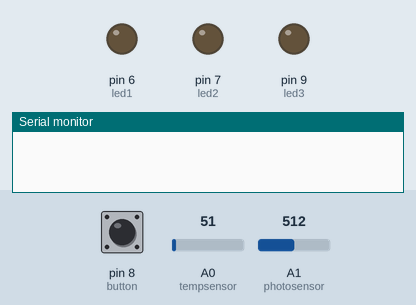
Simulated run of this sketch. Board: Arduino Uno, built with avr-gcc and run on an emulated ATmega328P. Parts: output pins drawn as LEDs (lit = HIGH), the last lines printed to the serial monitor. Dashed ring = blinking. The test bench sets the inputs (shaded band); at power-on: pin 8 (button) LOW, A1 (photosensor) = 512, A0 (tempsensor) = 51.

Above: at 1.2 s.
1.3 s: pin 8 (button) pulled HIGH for 0.15 s
At 3.6 s:
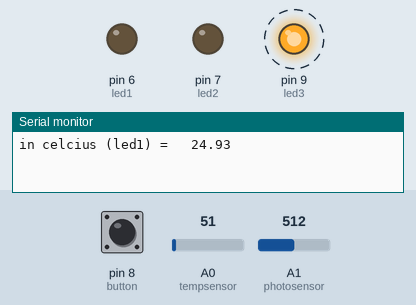
4.4 s: A1 (photosensor) set to 0
At 7.2 s:
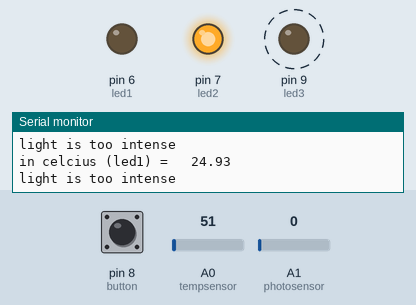
7.4 s: A0 (tempsensor) set to 30
9.3 s: A0 (tempsensor) set to 42
11.0 s: A0 (tempsensor) set to 51
At 12.6 s:
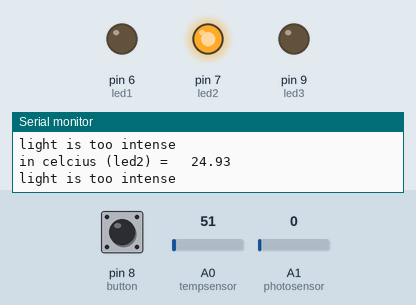
14.0 s: A0 (tempsensor) set to 61
At 17.6 s:
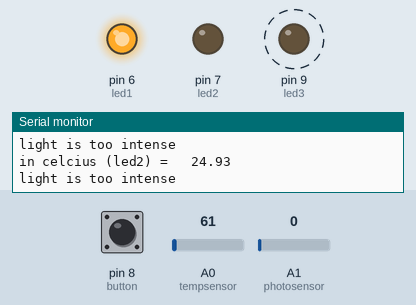
Timing chart, 0 to 18.0 s (numbered marks = the images above; inputs shaded):
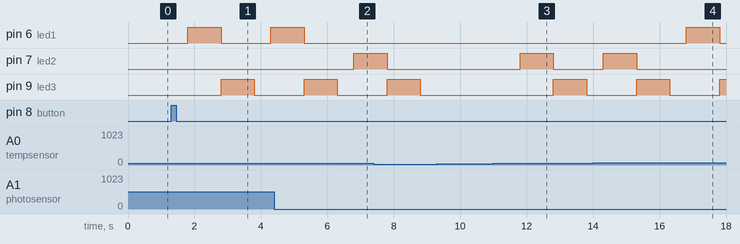

Measured:
- after the input at 1.3 s, pin 6 (led1): LOW → HIGH after 0.50 s, → LOW 1.0 s later, → HIGH 1.5 s later; pin 9 (led3): LOW → HIGH after 1.5 s, → LOW 1.0 s later
- after the input at 4.4 s, pin 6 (led1): goes on until 5.3 s, then stays LOW; pin 7 (led2): LOW → HIGH after 2.4 s
- after the input at 9.3 s, every drawn part: stays the same
- after the input at 11.0 s, pin 7 (led2): LOW → HIGH after 0.81 s, → LOW 1.0 s later; pin 9 (led3): LOW → HIGH after 1.8 s, → LOW 1.0 s later
- after the input at 14.0 s, pin 6 (led1): LOW → HIGH after 2.8 s, → LOW 1.0 s later; pin 7 (led2): goes on until 15.3 s, then stays LOW

The sketch:

w_4.2__continuously__Press_button_1_time__temp_sensor___phot.ino
```cpp
int led1 = 6;
int button = 8;
int buttonstatus = 0;     //initial state of button is not pushed
int led2 = 7;
int tempsensor = A0;
float tempc;              //for integer, celcius. Float is for floating-point numbers, a number that has a decimal point
float tempf;              //for integer, fahrenheit. Float is for floating-point numbers, a number that has a decimal point
float vout;               //(v output) Cannot use int because it stores the above values. The above values are float, so this has to be float too.

int a = 0;

int photosensor = A1;
int photovalue = 0;
int led3 = 9;


void setup() {
  Serial.begin(9600);
  pinMode(led1, OUTPUT);
  pinMode(button, INPUT);
  pinMode(led2, OUTPUT);
  pinMode(tempsensor, INPUT);
  pinMode(led3, OUTPUT);
  pinMode(photosensor, INPUT);
}


void loop() {
  buttonstatus = digitalRead(button);                           //read the button status
  if(buttonstatus == HIGH){                                     //If button is not pressed at all, surrounding temperature is not read and nothing will happen.

  do{                                                           //If button is pressed, do this loop (below algorithm)
  photovalue = analogRead(photosensor);                         //read the original value of the photosensor and store it as photovalue

  vout = analogRead(tempsensor);                                //read the original value of the temperature sensor and stores it as vout
  vout = (vout*500)/1023;                                       //store celcius value inside new vout

  tempc = vout;                                                 //store new vout inside tempc for celcius
  tempf = (tempc*1.8)+32;                                       //convert degree celcius to fahrenheit

  delay(500);                                                   //to set it to receive data in manners(every 0.5 seconds)

  if((tempc >= 25 && tempc < 35) || photovalue > 0){            //"||" sign -> OR. If temp is 25 to 34 degree celcius, or photovalue is more than 0,
    digitalWrite(led1, HIGH);                                   //led1 will on
    delay(1000);                                                //[ in order to receive data in manners (Receive data every 1 second) ]
    digitalWrite(led1, LOW);
    Serial.print("\n");
    Serial.print("in celcius (led1) = ");                       //this will be printed,
    Serial.print("\t");
    Serial.print(tempc);
    digitalWrite(led3, HIGH);                                   //led3 will ON,
    delay(1000);                                                //[ in order to receive data in manners (Receive data every 1 second) ]
    digitalWrite(led3, LOW);
    Serial.print("\n");
    Serial.print("light is too intense");                       //and this will be printed
  }
  else if((tempc > 22 && tempc < 25) || photovalue > 0){        //"||" sign -> OR. If temp is 23 to 24 degree celcius, or photovalue is more than 0,
                                                                //(if there are multiple "if" conditions in the program, we must use "else if")
                                                                //(1st one use "if", and 2nd one onwards except for the last one, use "else if")
    digitalWrite(led2, HIGH);
    delay(1000);                                                //[ in order to receive data in manners (Receive data every 1 second) ]
    digitalWrite(led2, LOW);
    Serial.print("\n");
    Serial.print("in celcius (led2) = ");                       //this will be printed,
    Serial.print("\t");
    Serial.print(tempc);
    digitalWrite(led3, HIGH);                                   //led3 will ON,
    delay(1000);                                                //[ in order to receive data in manners (Receive data every 1 second) ]
    digitalWrite(led3, LOW);
    Serial.print("\n");
    Serial.print("light is too intense");                       //and this will be printed
  }
  else{
    digitalWrite(led1, LOW);                                    //if it doesn't fulfill any of the above loops, all 3 LED's are off
    digitalWrite(led2, LOW);
    digitalWrite(led3, LOW);
  }
  }
  while(a == 0);
  }
}

    // do - while loop: will do the statement block (the algorithm - until the last else loop) indefinitely while the condition (a == 0) is met
    //                  (as long as the condition (a == 0) is met)


    // The tab function ("\t") causes the display to look like how your word would look like after pressing tab button in microsoft word, and then typing,e.g. "Farenheit")
    // "\n" for new line
    // "\t" for tab
    // connect ground to the negative, 5V to the positive
    // System runs continuously when button is pressed. Never stops.

    // Press button 1 time, temp sensor & photo sensor reads surrounding continuously, and displays reading on serial monitor continuously without stopping
```
